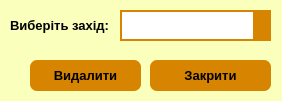
<?xml version="1.0" encoding="UTF-8"?>
<ui version="4.0">
 <class>DeleteWindow</class>
 <widget class="QDialog" name="DeleteWindow">
  <property name="geometry">
   <rect>
    <x>0</x>
    <y>0</y>
    <width>282</width>
    <height>101</height>
   </rect>
  </property>
  <property name="minimumSize">
   <size>
    <width>282</width>
    <height>101</height>
   </size>
  </property>
  <property name="maximumSize">
   <size>
    <width>282</width>
    <height>101</height>
   </size>
  </property>
  <property name="windowTitle">
   <string>TimeTask - Видалення заходів</string>
  </property>
  <property name="windowIcon">
   <iconset resource="logo.qrc">
    <normaloff>:/images/timetask-ico.ico</normaloff>:/images/timetask-ico.ico</iconset>
  </property>
  <property name="styleSheet">
   <string notr="true">background-color: rgb(250, 255, 188);</string>
  </property>
  <widget class="QPushButton" name="pushButton_2">
   <property name="geometry">
    <rect>
     <x>150</x>
     <y>60</y>
     <width>121</width>
     <height>31</height>
    </rect>
   </property>
   <property name="font">
    <font>
     <pointsize>10</pointsize>
     <weight>75</weight>
     <bold>true</bold>
    </font>
   </property>
   <property name="cursor">
    <cursorShape>PointingHandCursor</cursorShape>
   </property>
   <property name="styleSheet">
    <string notr="true">QPushButton {
background-color: rgb(215, 132, 0);
border-style: solid;
border-radius: 7px;
}
QPushButton:hover {
background-color: black;
color: rgb(215, 132, 0);
}
</string>
   </property>
   <property name="text">
    <string>Закрити</string>
   </property>
  </widget>
  <widget class="QComboBox" name="comboBox">
   <property name="geometry">
    <rect>
     <x>120</x>
     <y>10</y>
     <width>151</width>
     <height>31</height>
    </rect>
   </property>
   <property name="font">
    <font>
     <pointsize>10</pointsize>
     <weight>75</weight>
     <bold>true</bold>
    </font>
   </property>
   <property name="styleSheet">
    <string notr="true">QComboBox {
background-color: rgb(255, 255, 255);
border-style: solid;
border-width:2px;
border-color: rgb(215, 132, 0);
selection-color: rgb(0, 0, 0);
}
QComboBox::drop-down {
background-color: rgb(215, 132, 0);
}
QComboBox::down-arrow {
image: url(:/images/down.png);
top: 1px;
left: 1px;
}
QComboBox::down-arrow:on {
	top: 2px;
 }</string>
   </property>
  </widget>
  <widget class="QLabel" name="label">
   <property name="geometry">
    <rect>
     <x>10</x>
     <y>10</y>
     <width>101</width>
     <height>31</height>
    </rect>
   </property>
   <property name="font">
    <font>
     <pointsize>10</pointsize>
     <weight>75</weight>
     <bold>true</bold>
    </font>
   </property>
   <property name="text">
    <string>Виберіть захід:</string>
   </property>
  </widget>
  <widget class="QPushButton" name="pushButton">
   <property name="geometry">
    <rect>
     <x>30</x>
     <y>60</y>
     <width>111</width>
     <height>31</height>
    </rect>
   </property>
   <property name="font">
    <font>
     <pointsize>10</pointsize>
     <weight>75</weight>
     <bold>true</bold>
    </font>
   </property>
   <property name="cursor">
    <cursorShape>PointingHandCursor</cursorShape>
   </property>
   <property name="styleSheet">
    <string notr="true">QPushButton {
background-color: rgb(215, 132, 0);
border-style: solid;
border-radius: 7px;
}
QPushButton:hover {
background-color: black;
color: rgb(215, 132, 0);
}
</string>
   </property>
   <property name="text">
    <string>Видалити</string>
   </property>
  </widget>
 </widget>
 <tabstops>
  <tabstop>pushButton_2</tabstop>
 </tabstops>
 <resources>
  <include location="logo.qrc"/>
 </resources>
 <connections/>
</ui>
